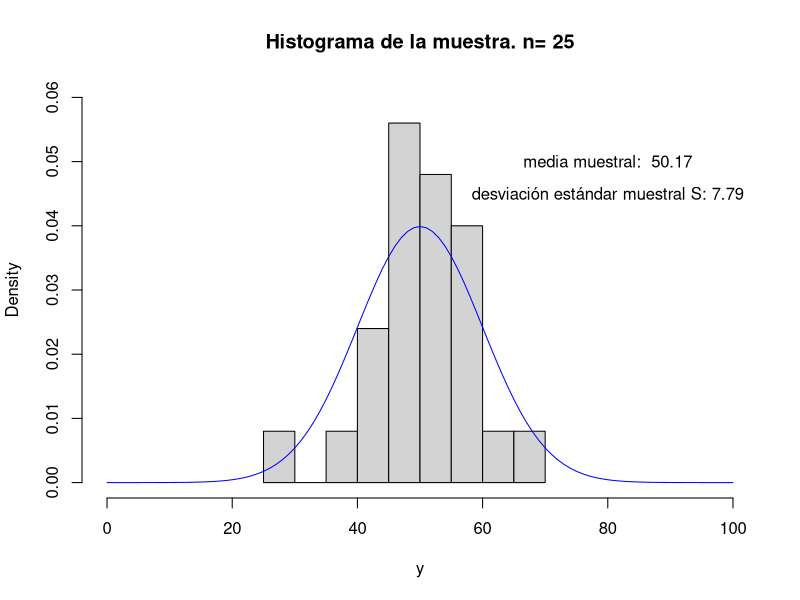

The R source for this figure:
## ---- chunk 1
n_sample=25
y <- rnorm(n=n_sample, mean=50, sd = 10) 
# Acá estamos generando valores que siguen esa dist. Normal

# Si hacemos n_sample>100, el histograma se deberia aproximar a la función en línea azul

muestral_mean = mean(y)
muestral_var = sum((y-mean(y))^2)/(n_sample-1)
muestral_var2 = sum((y-mean(y))^2)/(n_sample)


hist(y, freq=FALSE, xlim=c(0,100), ylim=c(0,0.06), main= paste("Histograma de la muestra. n=", n_sample))
curve(dnorm(x, mean=50, sd = 10), from=0, to=100, col='blue', add=TRUE)

text (80, 0.05, paste("media muestral: ", round(muestral_mean,2)))
text (80, 0.045, paste("desviación estándar muestral S:", round(sqrt(muestral_var),2)))

## ---- chunk 2
# n_sample=25
all_std= c()
all_std2 = c()

for(k in 1:1000){ #Repetimos el experimento 1000 veces
  
  y <- rnorm(n=n_sample, mean=50, sd = 10) 
  # Si hacemos n_sample>100, el histograma se deberia aproximar a la función en línea azul
  
  muestral_mean = mean(y)
  muestral_std = sqrt(sum((y-mean(y))^2)/(n_sample-1))
  muestral_std2 = sqrt(sum((y-mean(y))^2)/(n_sample))
  
  all_std <- c(all_std, muestral_std)
  all_std2 <- c(all_std2, muestral_std2)
}

paste("El valor esperado de la desviación estándar (S) es: ", mean(all_std))
paste("El valor esperado de la desviación estándar (S*) es: ", mean(all_std2))
